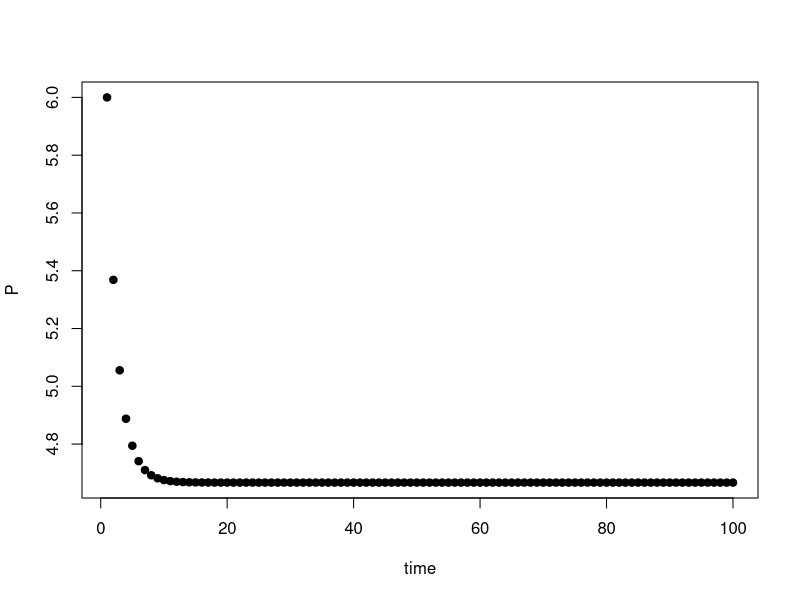

Write the R code that produced this figure.
## Assignment 1 ##
## Author: ____ YOUR NAME HERE ____
## Date: xx-xx-20xx

## Instructions. Please use the function below to create a working simulation of mouse population dynamics (N) over time
mice <- function(Nt,d,b,m){
  Nt1 <- (1+b)*(1-d)*Nt + m
  return(Nt1)
}

## Help. Recall that I created an example using a different function / model. Use that as a template to create your mouse simulation in 6 steps.
############################################################

# Step 1. Example parameters
b <- 1.7
c <- .15
Pt <- 6

# Step 2. Example equation function
example_equation_function <- function(b,c,Pt){
  Pt1 <- (b*Pt) / (1 + c*Pt)
  return(Pt1)
}

# Step 3. Make sure the function works
Pt1 <- example_equation_function(b,c,Pt)

# Step 4. Create a new variable to hold future values of P
P <- rep(NA,100)

# Step 5. Create a for loop to iteratively calculate P
P[1] <- Pt
for(i in 2:100){
  P[i] <- example_equation_function(b,c,Pt)
  Pt <- P[i]
}

# Step 6. Plot P over time
plot(P,xlab="time",ylab="P",pch=19,col="black")

#### INSERT YOUR CODE BELOW